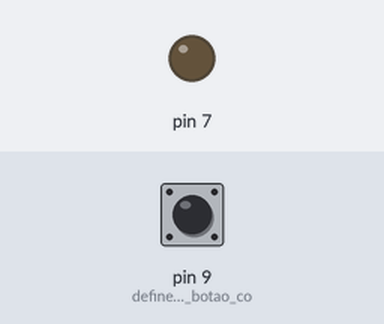
Simulated run of this sketch. Board: Arduino Uno, built with avr-gcc and run on an emulated ATmega328P. Shown: output pins drawn as LEDs (lit = HIGH). Dashed ring = blinking. Inputs (shaded band) come from the test bench; at power-on: pin 9 (define_o_pino_do_botao_co) HIGH.

Above: at 1.2 s.
1.3 s: pin 9 (define_o_pino_do_botao_co) pulled LOW for 3.2 s
At 2.1 s:
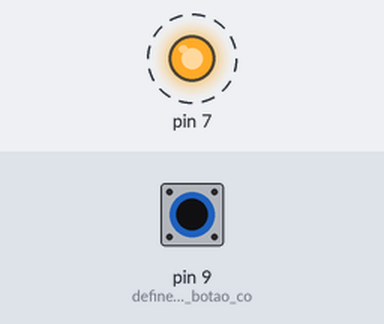
6.0 s: pin 9 (define_o_pino_do_botao_co) pulled LOW for 0.15 s
At 6.9 s:
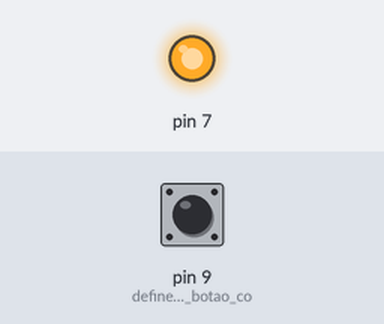
7.6 s: pin 9 (define_o_pino_do_botao_co) pulled LOW for 1 s
At 8.1 s:
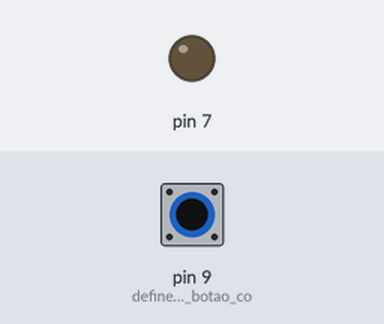
Timing chart, 0 to 10.6 s (numbered marks = the images above; inputs shaded):
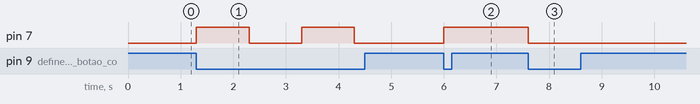

Measured:
- after the input at 1.3 s, pin 7: alternates HIGH for 1.0 s and LOW for 1.0 s, starting at once
- after the input at 6.0 s, pin 7: LOW → HIGH at once
- after the input at 7.6 s, pin 7: HIGH → LOW at once

The sketch:

3-acendendoLedComBotao.ino
```cpp
void setup()
{
  pinMode(9, INPUT_PULLUP); // define o pino do botao como entrada "INPUT"
  pinMode(7, OUTPUT);
}

void loop()
{
  if(digitalRead(9) == LOW) { // Se o botão for pressionado

    if(digitalRead(7) == HIGH) {
      digitalWrite(7, LOW);
    } else {
      digitalWrite(7, HIGH);
    }
    delay(1000);
  }
}
```
